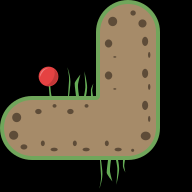

Rendered tile map (Tiled .tmx) drawn with the repository's tilesets; below, a short description and the map source with its tile grids summarised:
An orthogonal 6x6 tile map with 32x32 px tiles, 2 tile layers (ground, deco).

<map version="1.0" orientation="orthogonal" renderorder="left-down" width="6" height="6" tilewidth="32" tileheight="32" nextobjectid="12">
 <tileset firstgid="1" source="tileset.tsx" />
 <layer name="ground" width="6" height="6">
  <data>[36 cells, 16 non-empty, 9 distinct tile ids]</data>
 </layer>
 <layer name="deco" width="6" height="6">
  <data>[36 cells, 3 non-empty, 3 distinct tile ids]</data>
 </layer>
</map>
